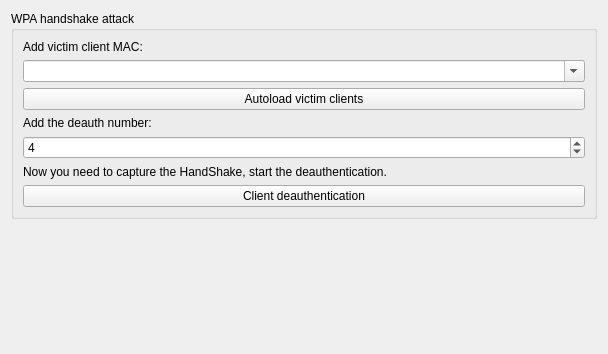
          <widget class="QWidget" name="page">
           <property name="geometry">
            <rect>
             <x>0</x>
             <y>0</y>
             <width>608</width>
             <height>354</height>
            </rect>
           </property>
           <attribute name="label">
            <string>WPA attacks</string>
           </attribute>
           <layout class="QVBoxLayout">
            <item>
             <widget class="QGroupBox" name="groupBox4_2">
              <property name="title">
               <string>WPA handshake attack</string>
              </property>
              <layout class="QVBoxLayout">
               <item>
                <widget class="QLabel" name="textLabel8_2">
                 <property name="text">
                  <string>Add victim client MAC:</string>
                 </property>
                 <property name="wordWrap">
                  <bool>false</bool>
                 </property>
                </widget>
               </item>
               <item>
                <widget class="QComboBox" name="combo_wpa_mac_hand">
                 <property name="editable">
                  <bool>true</bool>
                 </property>
                </widget>
               </item>
               <item>
                <widget class="QPushButton" name="button_wpa_autoload_clients">
                 <property name="text">
                  <string>Autoload victim clients</string>
                 </property>
                </widget>
               </item>
               <item>
                <widget class="QLabel" name="textLabel8_2_2">
                 <property name="text">
                  <string>Add the deauth number:</string>
                 </property>
                 <property name="wordWrap">
                  <bool>false</bool>
                 </property>
                </widget>
               </item>
               <item>
                <widget class="QSpinBox" name="spin_wpa_deauth_hand">
                 <property name="value">
                  <number>4</number>
                 </property>
                </widget>
               </item>
               <item>
                <widget class="QLabel" name="textLabel9_2">
                 <property name="text">
                  <string>Now you need to capture the HandShake, start the deauthentication.</string>
                 </property>
                 <property name="wordWrap">
                  <bool>false</bool>
                 </property>
                </widget>
               </item>
               <item>
                <widget class="QPushButton" name="button_wpa_deauth_hand">
                 <property name="text">
                  <string>Client deauthentication</string>
                 </property>
                </widget>
               </item>
              </layout>
             </widget>
            </item>
            <item>
             <spacer name="spacer32_2">
              <property name="orientation">
               <enum>Qt::Vertical</enum>
              </property>
              <property name="sizeType">
               <enum>QSizePolicy::Expanding</enum>
              </property>
              <property name="sizeHint" stdset="0">
               <size>
                <width>20</width>
                <height>80</height>
               </size>
              </property>
             </spacer>
            </item>
           </layout>
          </widget>
